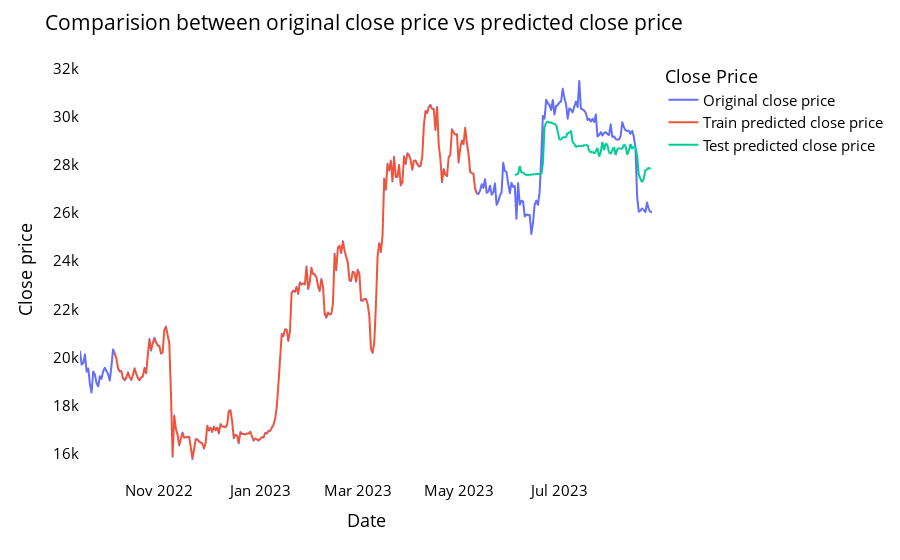

Notebook source saved alongside this figure:
### Code cell
# shift train predictions for plotting

look_back=time_step
trainPredictPlot = np.empty_like(closedf)
trainPredictPlot[:, :] = np.nan
trainPredictPlot[look_back:len(train_predict)+look_back, :] = train_predict
print("Train predicted data: ", trainPredictPlot.shape)

# shift test predictions for plotting
testPredictPlot = np.empty_like(closedf)
testPredictPlot[:, :] = np.nan
testPredictPlot[len(train_predict)+(look_back*2)+1:len(closedf)-1, :] = test_predict
print("Test predicted data: ", testPredictPlot.shape)

names = cycle(['Original close price','Train predicted close price','Test predicted close price'])

plotdf = pd.DataFrame({'date': close_stock['date'],
                       'original_close': close_stock['close'],
                      'train_predicted_close': trainPredictPlot.reshape(1,-1)[0].tolist(),
                      'test_predicted_close': testPredictPlot.reshape(1,-1)[0].tolist()})

fig = px.line(plotdf,x=plotdf['date'], y=[plotdf['original_close'],plotdf['train_predicted_close'],
                                          plotdf['test_predicted_close']],
              labels={'value':'Close price','date': 'Date'})
fig.update_layout(title_text='Comparision between original close price vs predicted close price',
                  plot_bgcolor='white', font_size=15, font_color='black',legend_title_text='Close Price')
fig.for_each_trace(lambda t:  t.update(name = next(names)))

fig.update_xaxes(showgrid=False)
fig.update_yaxes(showgrid=False)
fig.show()

### Figure 1 — Plotly figure (JSON) as saved in the notebook; plotly's stock layout.template omitted (floating-point values rounded to 4 significant figures; data arrays with more than 128 entries replaced by an {"elided": "..."} marker saying what was removed)
{"data": [{"hovertemplate": "variable=original_close<br>Date=%{x}<br>Close price=%{y}<extra></extra>", "legendgroup": "original_close", "line": {"color": "#636efa", "dash": "solid"}, "marker": {"symbol": "circle"}, "mode": "lines", "name": "Original close price", "showlegend": true, "type": "scattergl", "x": {"elided": "347 str values"}, "xaxis": "x", "y": {"elided": "347 float values"}, "yaxis": "y"}, {"hovertemplate": "variable=train_predicted_close<br>Date=%{x}<br>Close price=%{y}<extra></extra>", "legendgroup": "train_predicted_close", "line": {"color": "#EF553B", "dash": "solid"}, "marker": {"symbol": "circle"}, "mode": "lines", "name": "Train predicted close price", "showlegend": true, "type": "scattergl", "x": {"elided": "347 str values"}, "xaxis": "x", "y": {"elided": "347 float values"}, "yaxis": "y"}, {"hovertemplate": "variable=test_predicted_close<br>Date=%{x}<br>Close price=%{y}<extra></extra>", "legendgroup": "test_predicted_close", "line": {"color": "#00cc96", "dash": "solid"}, "marker": {"symbol": "circle"}, "mode": "lines", "name": "Test predicted close price", "showlegend": true, "type": "scattergl", "x": {"elided": "347 str values"}, "xaxis": "x", "y": {"elided": "347 float values"}, "yaxis": "y"}], "layout": {"font": {"color": "black", "size": 15}, "legend": {"title": {"text": "Close Price"}, "tracegroupgap": 0}, "margin": {"t": 60}, "plot_bgcolor": "white", "title": {"text": "Comparision between original close price vs predicted close price"}, "xaxis": {"anchor": "y", "domain": [0, 1], "showgrid": false, "title": {"text": "Date"}}, "yaxis": {"anchor": "x", "domain": [0, 1], "showgrid": false, "title": {"text": "Close price"}}}}
